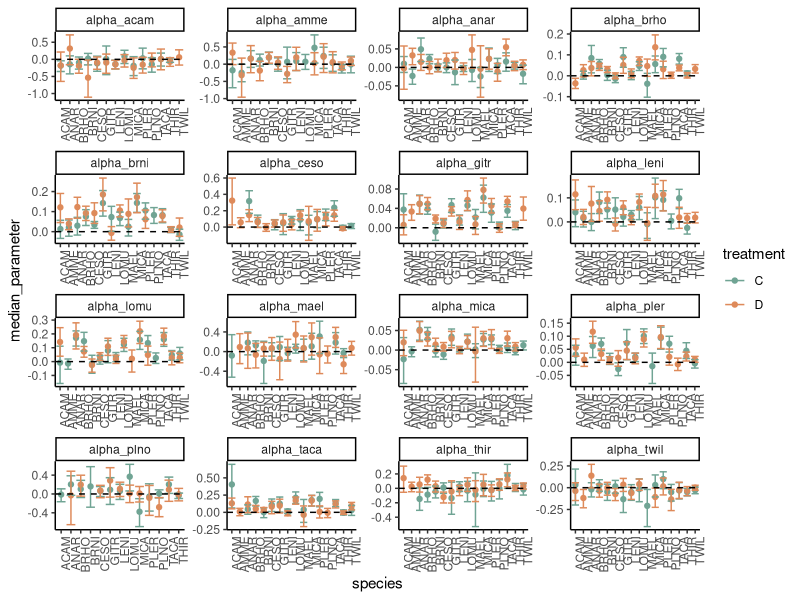
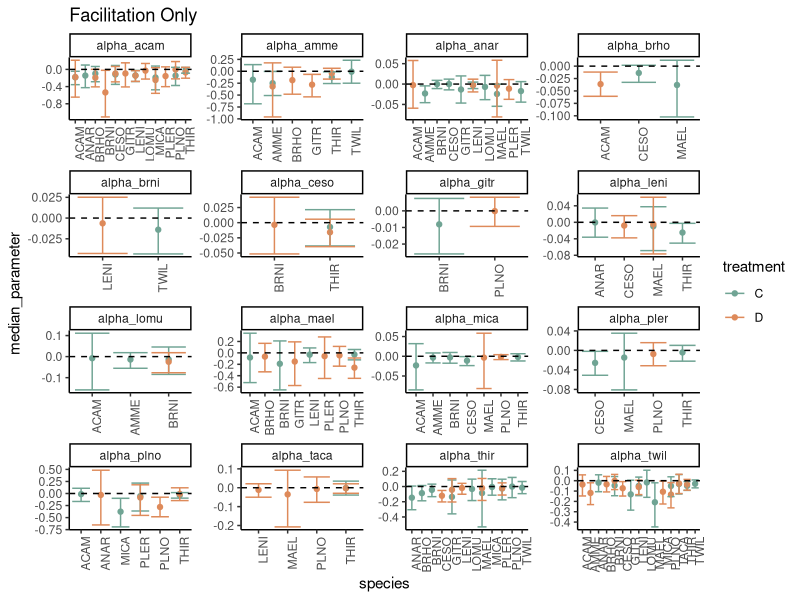
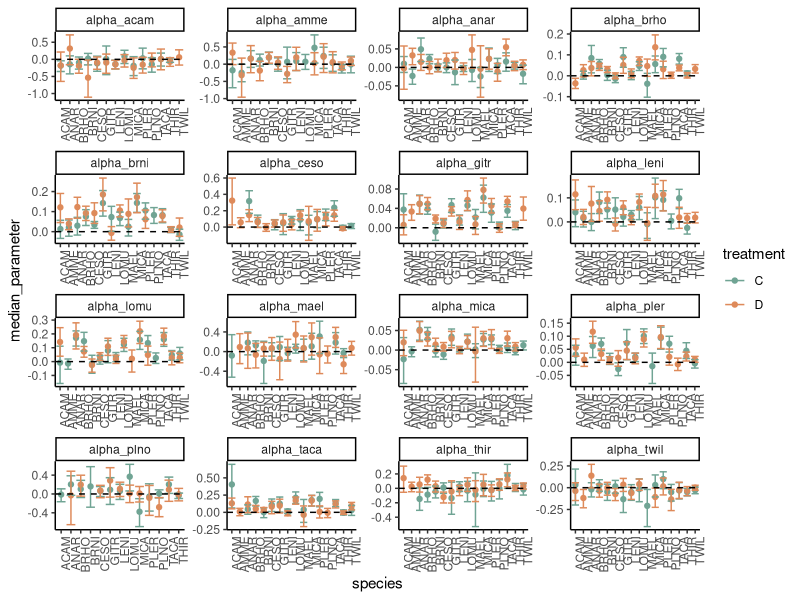
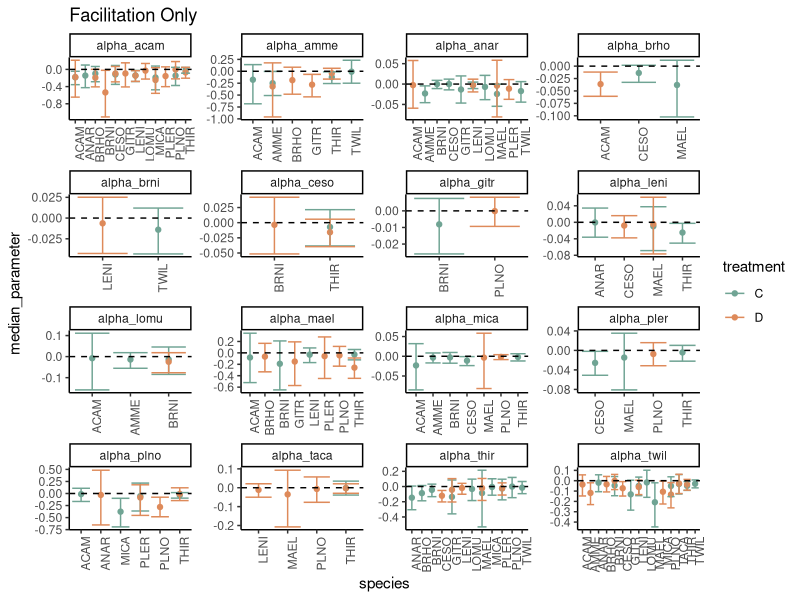

The R script that drew these images, in order:

library(tidyverse)
theme_set(theme_classic())

params <- read.csv("data/parameter_summaries_20231218_models.csv")

ggplot(params[!params$parameter_type %in% c("alpha_weed", "lambda"),], aes(x= species, y=median_parameter, color = treatment)) +
  geom_point() +
  facet_wrap(~parameter_type, scales = "free") +
  geom_errorbar(aes(ymin = hdi_lo, ymax = hdi_hi)) +
  theme(axis.text.x=element_text(angle=90, hjust = 1)) +
  geom_hline(yintercept = 0, linetype = "dashed") +
  scale_color_manual(values = c("#70a494", "#de8a5a"))

ggsave("analyses/explore_interaction_coeff/preliminary_figures/median_alphas.png", width = 12, height = 8)

facil_median <- params %>%
  filter(median_parameter < 0)

ggplot(facil_median[!facil_median$parameter_type %in% c("alpha_weed", "lambda"),], aes(x= species, y=median_parameter, color = treatment)) +
  geom_point() +
  facet_wrap(~parameter_type, scales = "free") +
  geom_errorbar(aes(ymin = hdi_lo, ymax = hdi_hi)) +
  theme(axis.text.x=element_text(angle=90, hjust = 1)) +
  geom_hline(yintercept = 0, linetype = "dashed") +
  scale_color_manual(values = c("#70a494", "#de8a5a")) +
  ggtitle("Facilitation Only")

ggsave("analyses/explore_interaction_coeff/preliminary_figures/median_alphas_facil.png", width = 12, height = 8)
